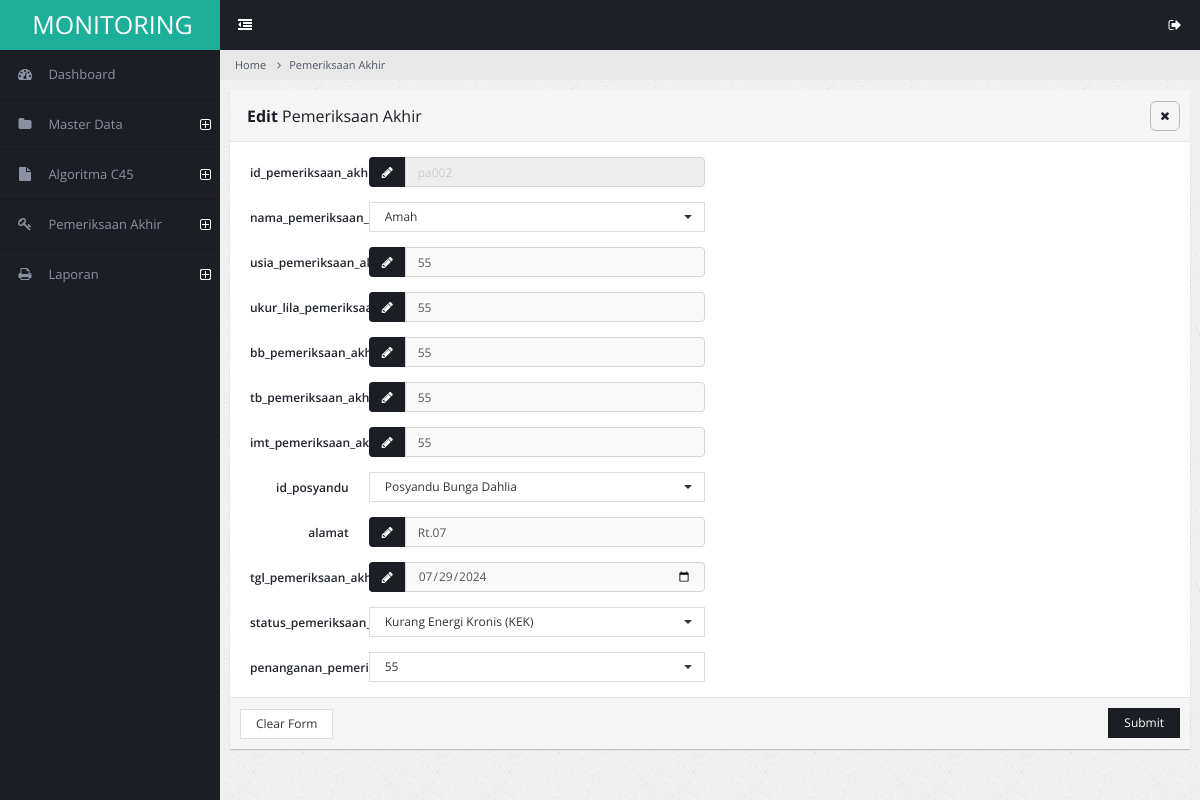
Screenshot of /admin/pemeriksaan_akhir-edit.php?id_pemeriksaan_akhir=pa002 (signed in) with the database file from the repository.
### tables this page shows
CREATE TABLE `pemeriksaan_akhir` (
  `id_pemeriksaan_akhir` varchar(100) NOT NULL,
  `id_ih` varchar(100) NOT NULL,
  `usia_pemeriksaan_akhir` varchar(100) NOT NULL,
  `ukur_lila_pemeriksaan_akhir` varchar(100) NOT NULL,
  `bb_pemeriksaan_akhir` varchar(100) NOT NULL,
  `tb_pemeriksaan_akhir` varchar(100) NOT NULL,
  `imt_pemeriksaan_akhir` varchar(100) NOT NULL,
  `id_posyandu` varchar(100) NOT NULL,
  `alamat` varchar(100) NOT NULL,
  `tgl_pemeriksaan_akhir` varchar(100) NOT NULL,
  `status_pemeriksaan_akhir` varchar(100) NOT NULL,
  `penanganan_pemeriksaan_akhir` varchar(100) NOT NULL
);

CREATE TABLE `ibuhamil` (
  `id_ih` varchar(100) NOT NULL,
  `nama_ih` varchar(100) NOT NULL,
  `usia_ih` varchar(100) NOT NULL,
  `ukur_lila` varchar(100) NOT NULL,
  `bb` varchar(100) NOT NULL,
  `tb` varchar(100) NOT NULL,
  `id_posyandu` varchar(100) NOT NULL,
  `alamat` varchar(100) NOT NULL,
  `tgl` varchar(100) NOT NULL
);

CREATE TABLE `posyandu` (
  `id_posyandu` varchar(100) NOT NULL,
  `nama_posyandu` varchar(100) NOT NULL,
  `alamat` varchar(100) NOT NULL
);

### admin/pemeriksaan_akhir-edit.php (the view, shortened to what this page needs)
<!DOCTYPE html>
<html lang="en">
<head>
        <link rel="stylesheet" type="text/css" id="theme" href="css/theme-default.css"/>
    </head>
    <body>
        <div class="page-container">
            <div class="page-sidebar">
                <?php include 'menu.php'; ?>
            </div>
            <div class="page-content">
                <ul class="x-navigation x-navigation-horizontal x-navigation-panel">
                    <li class="xn-icon-button">
                        <a href="#" class="x-navigation-minimize"><span class="fa fa-dedent"></span></a>
                    </li>
                    <li class="xn-icon-button pull-right">
                        <a href="#" class="mb-control" data-box="#mb-signout"><span class="fa fa-sign-out"></span></a>
                    </li>
                </ul>
                <ul class="breadcrumb">
                    <li><a href="#">Home</a></li>
                    <li><a href="#">Pemeriksaan Akhir</a></li>
                </ul>
                <?php
include "../koneksi.php";
$id_pemeriksaan_akhir = $_GET['id_pemeriksaan_akhir'];
$querymatakuliah = mysqli_query($konek, "SELECT * FROM pemeriksaan_akhir INNER JOIN ibuhamil ON ibuhamil.id_ih = pemeriksaan_akhir.id_ih
                                                        INNER JOIN posyandu ON posyandu.id_posyandu = pemeriksaan_akhir.id_posyandu
                                        WHERE id_pemeriksaan_akhir='$id_pemeriksaan_akhir'");
while($matakuliah = mysqli_fetch_array($querymatakuliah)){
?>
                <div class="page-content-wrap">
                    <div class="row">
                        <div class="col-md-12">
                            <form class="form-horizontal" method="POST" action="pemeriksaan_akhir_proses_edit.php" enctype="multipart/form-data">
                            <div class="panel panel-default">
                                <div class="panel-heading">
                                    <h3 class="panel-title"><strong>Edit</strong> Pemeriksaan Akhir</h3>
                                    <ul class="panel-controls">
                                        <li><a href="#" class="panel-remove"><span class="fa fa-times"></span></a></li>
                                    </ul>
                                </div>
                                <div class="panel-body">
                                    <div class="row">
                                        <div class="col-md-6">
                                            <div class="form-group">
                                                <label class="col-md-3 control-label">id_pemeriksaan_akhir</label>
                                                <div class="col-md-9">
                                                    <div class="input-group">
                                                        <span class="input-group-addon"><span class="fa fa-pencil"></span></span>
                                                        <input type="text" readonly name="id_pemeriksaan_akhir" class="form-control"
                                                        value="<?php echo $matakuliah["id_pemeriksaan_akhir"]; ?>"/>
                                                    </div>
                                                </div>
                                            </div>
                                            <div class="form-group">
                                                <label class="col-md-3 control-label">nama_pemeriksaan_akhir</label>
                                                <div class="col-md-9">
                                                    <select class="form-control select" name="id_ih" id="id_ih">
                                                        <option value="<?php echo $matakuliah["id_ih"]; ?>">
                                                        <?php echo $matakuliah["nama_ih"]; ?></option>
                                                    </select>
                                                </div>
                                            </div>
                                            <div class="form-group">
                                                <label class="col-md-3 control-label">usia_pemeriksaan_akhir</label>
                                                <div class="col-md-9 col-xs-12">
                                                    <div class="input-group">
                                                        <span class="input-group-addon"><span class="fa fa-pencil"></span></span>
                                                        <input type="number" name="usia_pemeriksaan_akhir" class="form-control"
                                                        value="<?php echo $matakuliah["usia_pemeriksaan_akhir"]; ?>"/>
                                                    </div>
                                                </div>
                                            </div>
                                            <div class="form-group">
                                                <label class="col-md-3 control-label">ukur_lila_pemeriksaan_akhir</label>
                                                <div class="col-md-9 col-xs-12">
                                                    <div class="input-group">
                                                        <span class="input-group-addon"><span class="fa fa-pencil"></span></span>
                                                        <input type="number" name="ukur_lila_pemeriksaan_akhir" class="form-control"
                                                        value="<?php echo $matakuliah["ukur_lila_pemeriksaan_akhir"]; ?>"/>
                                                    </div>
                                                </div>
                                            </div>
                                            <div class="form-group">
                                                <label class="col-md-3 control-label">bb_pemeriksaan_akhir</label>
                                                <div class="col-md-9 col-xs-12">
                                                    <div class="input-group">
                                                        <span class="input-group-addon"><span class="fa fa-pencil"></span></span>
                                                        <input type="number" name="bb_pemeriksaan_akhir" class="form-control"
                                                        value="<?php echo $matakuliah["bb_pemeriksaan_akhir"]; ?>"/>
                                                    </div>
                                                </div>
                                            </div>
                                            <div class="form-group">
                                                <label class="col-md-3 control-label">tb_pemeriksaan_akhir</label>
                                                <div class="col-md-9 col-xs-12">
                                                    <div class="input-group">
                                                        <span class="input-group-addon"><span class="fa fa-pencil"></span></span>
                                                        <input type="number" name="tb_pemeriksaan_akhir" class="form-control"
                                                        value="<?php echo $matakuliah["tb_pemeriksaan_akhir"]; ?>"/>
                                                    </div>
                                                </div>
                                            </div>
                                            <div class="form-group">
                                                <label class="col-md-3 control-label">imt_pemeriksaan_akhir</label>
                                                <div class="col-md-9 col-xs-12">
                                                    <div class="input-group">
                                                        <span class="input-group-addon"><span class="fa fa-pencil"></span></span>
                                                        <input type="number" name="imt_pemeriksaan_akhir" class="form-control"
                                                        value="<?php echo $matakuliah["imt_pemeriksaan_akhir"]; ?>"/>
                                                    </div>
                                                </div>
                                            </div>
                                            <div class="form-group">
                                                <label class="col-md-3 control-label">id_posyandu</label>
                                                <div class="col-md-9">
                                                    <select class="form-control select" name="id_posyandu" id="id_posyandu">
                                                        <option value="<?php echo $matakuliah["id_posyandu"]; ?>">
                                                        <?php echo $matakuliah["nama_posyandu"]; ?></option>
                                                    </select>
                                                </div>
                                            </div>
                                            <div class="form-group">
                                                <label class="col-md-3 control-label">alamat</label>
                                                <div class="col-md-9 col-xs-12">
                                                    <div class="input-group">
                                                        <span class="input-group-addon"><span class="fa fa-pencil"></span></span>
                                                        <input type="text" name="alamat" class="form-control"
                                                        value="<?php echo $matakuliah["alamat"]; ?>"/>
                                                    </div>
                                                </div>
                                            </div>
                                            <div class="form-group">
                                                <label class="col-md-3 control-label">tgl_pemeriksaan_akhir</label>
                                                <div class="col-md-9 col-xs-12">
                                                    <div class="input-group">
                                                        <span class="input-group-addon"><span class="fa fa-pencil"></span></span>
                                                        <input type="date" name="tgl_pemeriksaan_akhir" class="form-control"
                                                        value="<?php echo $matakuliah["tgl_pemeriksaan_akhir"]; ?>"/>
                                                    </div>
                                                </div>
                                            </div>
                                            <div class="form-group">
                                                <label class="col-md-3 control-label">status_pemeriksaan_akhir</label>
                                                <div class="col-md-9">
                                                    <select class="form-control select" name="status_pemeriksaan_akhir" id="status_pemeriksaan_akhir">
                                                        <option value="<?php echo $matakuliah["status_pemeriksaan_akhir"]; ?>">
                                                        <?php echo $matakuliah["status_pemeriksaan_akhir"]; ?></option>
                                                    </select>
                                                </div>
                                            </div>
                                            <div class="form-group">
                                                <label class="col-md-3 control-label">penanganan_pemeriksaan_akhir</label>
                                                <div class="col-md-9">
                                                    <select class="form-control select" name="penanganan_pemeriksaan_akhir" id="penanganan_pemeriksaan_akhir">
                                                        <option value="<?php echo $matakuliah["penanganan_pemeriksaan_akhir"]; ?>">
                                                        <?php echo $matakuliah["penanganan_pemeriksaan_akhir"]; ?></option>
                                                    </select>
                                                </div>
                                            </div>
                                        </div>
                                    </div>
                                </div>
                                <div class="panel-footer">
                                    <button class="btn btn-default">Clear Form</button>
                                    <button class="btn btn-primary pull-right">Submit</button>
                                </div>
                            </div>
                            </form>
                        </div>
                    </div>
                </div>
            </div>
        </div>
        <?php } ?>
    </body>
</html>

### rows the page displays
pemeriksaan_akhir: id_pemeriksaan_akhir "pa002", id_ih.nama_ih "Amah", usia_pemeriksaan_akhir "55", ukur_lila_pemeriksaan_akhir "55", bb_pemeriksaan_akhir "55", tb_pemeriksaan_akhir "55", imt_pemeriksaan_akhir "55", id_posyandu.nama_posyandu "Posyandu Bunga Dahlia", alamat "Rt.07", tgl_pemeriksaan_akhir "07/29/2024", status_pemeriksaan_akhir "Kurang Energi Kronis (KEK)", penanganan_pemeriksaan_akhir "55"
